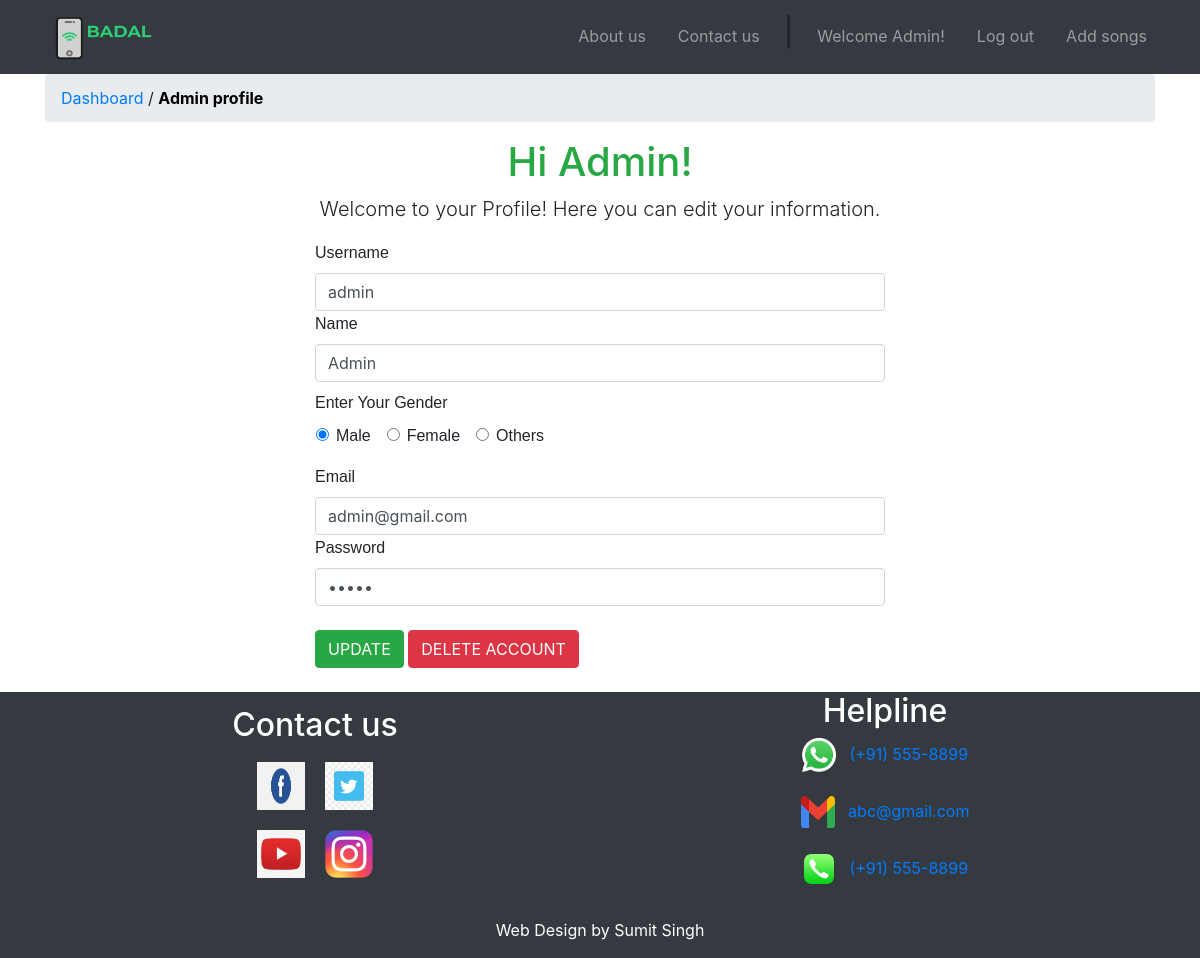
The app's page /useraccount.php (signed in) with its own data.
### tables this page shows
CREATE TABLE `user` (
  `user_id` int(11) NOT NULL,
  `user_name` varchar(20) NOT NULL,
  `user_full_name` varchar(20) NOT NULL,
  `user_email` varchar(20) NOT NULL,
  `user_gender` varchar(15) NOT NULL,
  `user_password` varchar(20) NOT NULL,
  `user_role` int(3) NOT NULL
);

### useraccount.php (the view, shortened to what this page needs)
<?php
require_once ('include/header.php');
require_once ('include/database.php');
$user_id = $id;
$query_str = "SELECT * FROM user WHERE user_id=" . $user_id;
$result = $conn->query($query_str);
$result_row = $result->fetch_assoc();
if (!$result) {
	$errno = $conn->errno;
	$errmsg = $conn->error;
	echo "Selection failed with: ($errno) $errmsg<br/>\n";
	$conn->close();
	exit;
} else {
	?>
	<div class="container">
		<ul class="breadcrumb">
			<li><a href="logindashboard.php">Dashboard</a></li>
			<li>&nbsp;/&nbsp;</li>
			<li class="active"><?php echo $name.' profile'?></li>
		</ul>
		<div class="row">
			<div class="col-sm-12 col-sm-offset-2">
				<h1 class="text-center text-success">Hi <?php echo $name; ?>!</h1>
				<p class="lead text-center">Welcome to your Profile! Here you can edit your information.</p>
			</div>
		</div>
		<div class="row">
			<div class="col-sm-12 col-sm-offset-2">
				<form name="edituser" class="form-horizontal" role="form" action="updateprofile.php" method="get" enctype="text/plain">
					<div class="form-group">
						<label for="newUserName" class="col-sm-2 control-label">Username</label>
						<div class="col-sm-12">
							<input type="text" class="form-control" id="newUserName" name="username" value="<?php echo $result_row['user_name']; ?>" required>
						</div>
					</div>
					<div class="form-group">
						<label for="newName" class="col-sm-2 control-label">Name</label>
						<div class="col-sm-12">
							<input type="text" class="form-control" id="newName" name="name" value="<?php echo $result_row['user_full_name']; ?>" required>
						</div>
            <div class="form-group mb-3 col-sm-12 mt-2">
    <label for="Radios" >Enter Your Gender</label>
    <div class="row" id="Radios">
      <div class="form-check ml-3 ">
  <input class="form-check-input " type="radio" name="gender" id="exampleRadios1" value="Male" <?php if($result_row['user_gender']=='Male'){?> checked <?php }?>>
  <label class="form-check-label" for="exampleRadios1" required>
    Male
  </label>
      </div>
    <div class="form-check ml-3">
  <input class="form-check-input " type="radio" name="gender" id="exampleRadios2" value="Female" <?php if($result_row['user_gender']=='Female'){?> checked <?php }?>>
  <label class="form-check-label" for="exampleRadios2">
    Female
  </label>
    </div>
    <div class="form-check ml-3">
<input class="form-check-input" type="radio" name="gender" id="exampleRadios3" value="Others" <?php if($result_row['user_gender']=='Others'){?> checked <?php }?>>
<label class="form-check-label" for="exampleRadios3">
    Others
  </label>
    </div>
    </div>
  </div>
					</div>
					<div class="form-group">
						<label for="newEmail" class="col-sm-2 control-label">Email</label>
						<div class="col-sm-12">
							<input type="email" class="form-control" id="newEmail" name="email" value="<?php echo $result_row['user_email']; ?>" required>
						</div>
					</div>
					<div class="form-group">
						<label for="newPassword" class="col-sm-2 control-label">Password</label>
						<div class="col-sm-12">
							<input type="password" class="form-control" id="newPassword" name="password" value="<?php echo $result_row['user_password']; ?>" required>
						</div>
					</div>
					<div class="form-group">
						<div class="col-sm-offset-2 col-sm-10 mt-4">
							<a href="javascript:document.edituser.submit()" class="btn btn-success">UPDATE</a>
							<a class="btn btn-danger" href="deleteuser.php?id=<?php echo $result_row['user_id'] ?>">DELETE ACCOUNT</a>
						</div>
					</div>
				</form>
			</div>
		</div>
    <?php
}
echo '</div>';
include ('include/footer.php');
?>

### include/header.php (shortened to what this page needs)
<?php
$name='';
$role=0;
$login_status =0;
if(isset($_SESSION['name'])){
  $name=$_SESSION['name'];
}
if(isset($_SESSION['role'])){
  $role=$_SESSION['role'];
}
if(isset($_SESSION['id'])){
  $id=$_SESSION['id'];
}
if(isset($_SESSION['login_status'])){
  $login_status=$_SESSION['login_status'];
}
 ?>
<!doctype html>
<html lang="en">
  <head>
    <link rel="stylesheet" href="https://cdn.jsdelivr.net/npm/bootstrap@4.5.3/dist/css/bootstrap.min.css">
    <link rel="stylesheet" href="assets/css/main.css">
    <link rel="stylesheet" href="assets/css/bootstrap/bootstrap.css">
  </head>
  <body style='overflow:unset'>
    <nav  class=" navbar navbar-expand-lg sticky-top navbar-dark bg-dark">
    <div class="container">
  <a class="navbar-brand" href="index.php"><img class="nav-logo" src="assets\logo\BADAL.png" alt="BADAL Music"></a>
  <div class="collapse navbar-collapse " id="navbarSupportedContent">
    <ul class="navbar-nav ml-auto">
    <li class="nav-item pl-3">
        <a class="nav-link" href="#about">About us</a>
      </li>
      <li class="nav-item pl-3">
        <a class="nav-link" href="#contact">Contact us</a>
      </li>
      <li class="nav-item pl-3">
      <h3>|</h3>
      </li>
      <?php
if($login_status===1)
      {?>
      <li class="nav-item pl-3">
        <a class="nav-link" href="useraccount.php"><?php echo 'Welcome '.$name.'!'?></a>
      </li>
      <?php
    }?>
<?php
if($login_status===1)
      {?>
      <li class="nav-item pl-3">
        <a class="nav-link" href="logout.php">Log out</a>
      </li>
      <?php
    }?>
<?php
if($role==1 && $login_status===1)
      {?>
      <li class="nav-item pl-3">
        <a class="nav-link" href="add_songs.php">Add songs</a>
      </li>
      <?php
    }?>
    </ul>
  </div>
</div>
</nav>

### include/footer.php (shortened to what this page needs)
<br>
<footer class="bg-dark text-white" id="footer">
<div class="container">
  <div class="row">
<div class="col footer-content" id="about">
        <h2 class="ct-footer-list-header">Contact us</h2>
        <table cellpadding="10" align="center">
          <tr>
            <td>
              <a href="https://www.facebook.com" target="_blank"><img class="logo" alt="facebook" src="assets\logo\facebook-scalable-graphics-icon-facebook-logo-facebook-logo-png-clip-art.png"></a>
            </td>
            <td>
              <a href="https://www.twitter.com" target="_blank"><img alt="twitter" src="assets\logo\sm_5b32227ca3eb9.jpg" class="logo"></a>
</td>
          </tr>
          <tr>
            <td>
              <a href="https://www.youtube.com" target="_blank"><img alt="youtube" src="assets\logo\09f4726125ab5fa8cbcf754b9ba07e7c.jpg" class="logo"></a>
</td>
            <td>
              <a href="https://www.instagram.com" target="_blank"><img alt="instagram" src="assets\logo\Instagram_logo_2016.svg.png" class="logo"></a>
</td>
        </table>
        </div>
        <div class="col footer-content" id="contact">
        <h2 class="ct-footer-list-header">Helpline</h2>
          <address>
          <span><img src="assets\logo\whatsapp-logo-1.png" alt="whatsapp" height="34" width="34"><a href="whatsapp:5555555555"> &nbsp; (+91) 555-8899</a></span>
            <br><br>
            <span><img src="assets\logo\1200px-Gmail_icon_(2020).svg.png" alt="gmail" height="32" width="34"><a href="email:abc@gmail.com"> &nbsp; abc@gmail.com</a></span>
            <br><br>
            <span><img src="assets\logo\844e8cd4ab26c82286238471f0e5a901.png" alt="gmail" height="34" width="34"><a href="tel:5555555555"> &nbsp; (+91) 555-8899 </a></span>
            <br>
          </address>
    </div>
    </div>
  </div>
<div class="container">
  <div class="d-flex justify-content-center">
      <div class="inner-center">
        <p class="ct-u-motive-color" style="text-align:center">Web Design</a> by Sumit Singh </p>
      </div>
  </div>
</div>
</footer>
  </body>
</html>

### assets/css/main.css (style rules this page uses)
html { font-family: sans-serif; -ms-text-size-adjust: 100%; -webkit-text-size-adjust: 100%; }
body { margin: 0; }
article, aside, details, figcaption, figure, footer, header, hgroup, main, menu, nav, section, summary { display: block; }
.logo { height: 3rem; width: 3rem; }
.form-group { max-width: 600px; margin: 0px auto; }
label { font-weight: 500; font-family:sans-serif, 'Lucida Sans Unicode', 'Lucida Grande', 'Lucida Sans', Arial; }
.nav-logo { height: 3rem; width: 7rem; }
.active { font-weight: 700; color:black; }
.footer-content { margin: auto; padding: auto; text-align: center; }

### records on screen
user: username "admin", name "Admin", user_gender "☑ Male", user_gender "☐ Female", user_gender "☐ Others", email "admin@gmail.com"

### other values on screen
$name "Admin"
